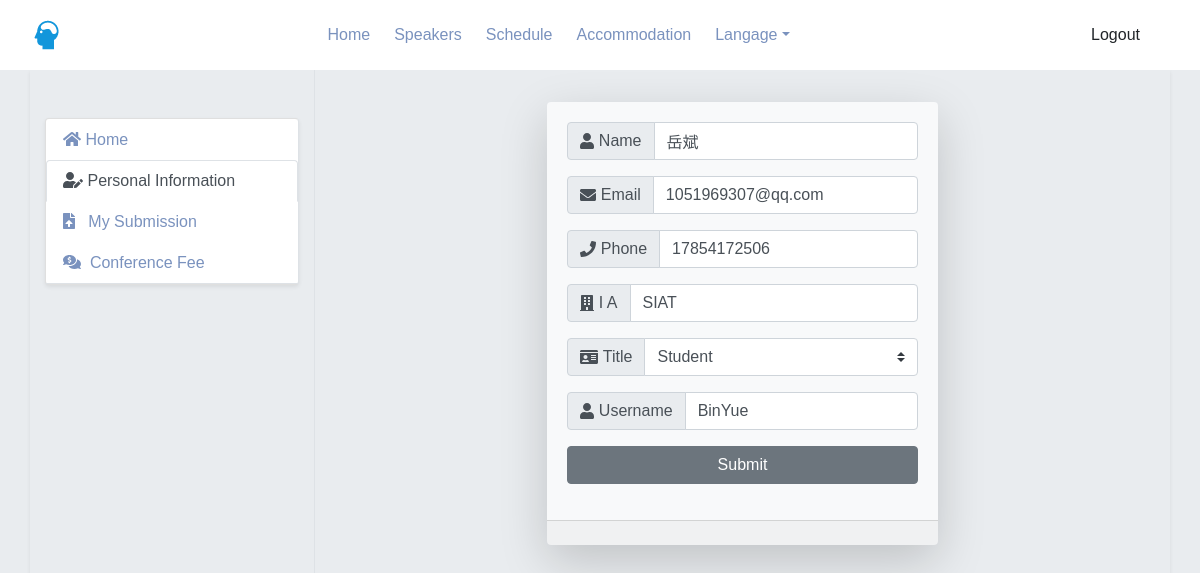
Page /my/info (signed in) on the earlier database version.
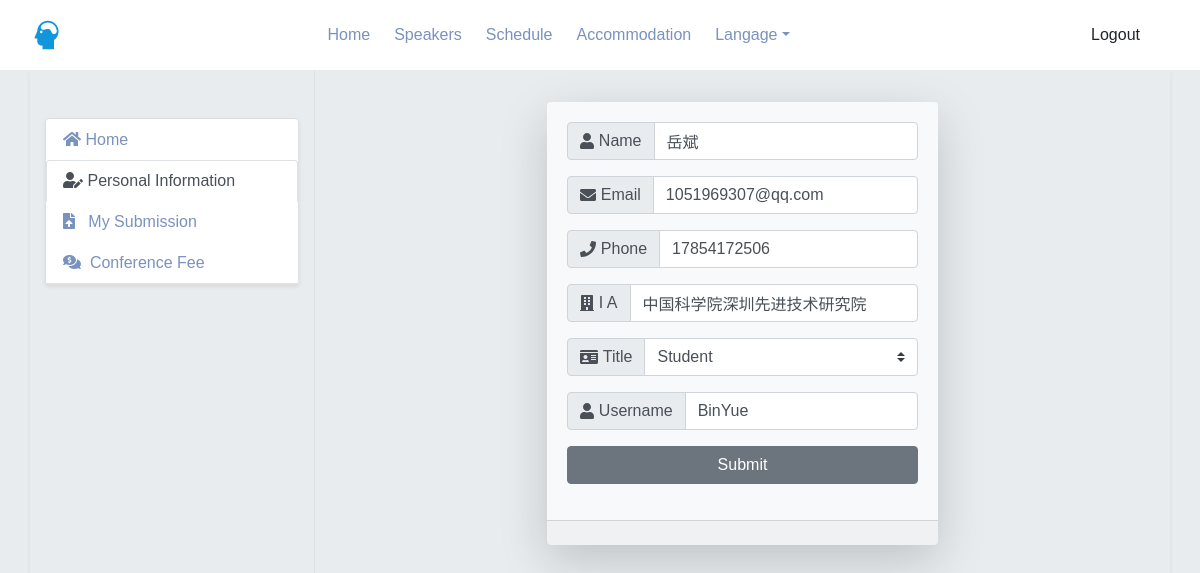
Same page on the later database version.
### tables this page shows
CREATE TABLE user (
    id INTEGER PRIMARY KEY AUTOINCREMENT,
    -- 用户名
    username TEXT NOT NULL,
    -- 密码
    password TEXT NOT NULL,
    -- 性别
    gender TEXT NOT NULL,
    -- 邮箱
    email TEXT NOT NULL,
    -- 手机号
    phone TEXT NOT NULL,
    -- 姓名
    name TEXT NOT NULL,
    -- 工作单位
    workplace TEXT NOT NULL,
    -- 职称
    title INTEGER NOT NULL,
    -- 邮寄地址(发票、邀请函)
    address TEXT NULL,
    -- 用户创建时间
    created TIMESTAMP NOT NULL DEFAULT CURRENT_TIMESTAMP,
    -- 是否需要看孩子
    requirement_baby_care BOOLEAN NOT NULL DEFAULT FALSE,
    -- 是否需要同声传译
    requirement_translate BOOLEAN NOT NULL DEFAULT FALSE,
    -- 是否缴费完成
    paid BOOLEAN NOT NULL DEFAULT FALSE,
    -- 是否提交摘要
    submit BOOLEAN NOT NULL DEFAULT FALSE,
    -- 备用1
    remark1 TEXT NULL,
    -- 备用2
    remark2 INTEGER NULL
);

### nature/manage.py (the view, shortened to what this page needs)
@bp.route('/info', methods=('GET', 'POST'))
@login_required
def person():
    user_id = session.get('user_id')
    return render_template('manage/person.html')

### nature/auth.py (called while the page is built)
@bp.before_app_request
def load_logged_in_user():
    user_id = session.get('user_id')
    if user_id is None:
        g.user = None
    else:
        g.user = get_db().execute(
            'SELECT * FROM user WHERE id = ?', (user_id,)
        ).fetchone()

def login_required(view):
    @functools.wraps(view)
    def wrapped_view(**kwargs):
        if g.user is None:
            return redirect(url_for('auth.login'))
        return view(**kwargs)
    return wrapped_view

### nature/db.py (called while the page is built)
def get_db():
    if 'db' not in g:
        g.db = sqlite3.connect(
            current_app.config['DATABASE'],
            detect_types=sqlite3.PARSE_DECLTYPES
        )
        g.db.row_factory = sqlite3.Row
    return g.db

### nature/manage.py (called while the page is built)
@bp.before_app_request
def load_logged_in_user():
    user_id = session.get('user_id')
    if user_id is None:
        g.user = None
    else:
        g.user = get_db().execute(
            'SELECT * FROM user WHERE id = ?', (user_id,)
        ).fetchone()

### nature/templates/manage/person.html (shortened to what the changed rows need)
{% extends 'base.html'%}
{% block content %}
<div class="container container-index w-100 h-100 shadow-sm">
  <div class="row">
    <div class="col-9 p-3">
      <div class="row justify-content-center mt-3 mb-3">
        <div class="card shadow-lg bg-light border-0">
          <div class="card-body">
          <form action="" method="post">
            <div class="form-group">
              <div class="input-group">
                <div class="input-group-prepend">
                  <span class="input-group-text"><i class="fas fa-user"></i>&nbsp;Name</span>
                </div>
                <input type="text" class="form-control" name="name" id="name" value="{{ g.user['name'] }}" required>
              </div>
            </div>
            <div class="form-group">
              <div class="input-group">
                <div class="input-group-prepend">
                  <span class="input-group-text"><i class="fas fa-envelope"></i>&nbsp;Email</span>
                </div>
                <input type="text" class="form-control" name="email" id="email" value="{{ g.user['email'] }}" required>
              </div>
            </div>
            <div class="form-group">
              <div class="input-group">
                <div class="input-group-prepend">
                  <span class="input-group-text"><i class="fas fa-phone"></i>&nbsp;Phone</span>
                </div>
                <input type="text" class="form-control" name="phone" id="phone" value="{{ g.user['phone'] }}" required>
              </div>
            </div>
            <div class="form-group">
              <div class="input-group">
                <div class="input-group-prepend">
                  <span class="input-group-text"><i class="fas fa-building"></i>&nbsp;I A</span>
                </div>
                <input type="text" class="form-control" name="workplace" id="workplace" value="{{ g.user['workplace'] }}" required>
              </div>
            </div>
            <div class="form-group">
              <div class="input-group">
                <div class="input-group-prepend">
                  <span class="input-group-text"><i class="fas fa-id-card"></i>&nbsp;Title</span>
                </div>
                <select class="custom-select form-control" name="title" id="title">
                  <option value="1" {% if g.user['title']==1 %} selected="selected" {% endif %}>Student</option>
                </select>
              </div>
            </div>
            <div class="form-group">
              <div class="input-group">
                <div class="input-group-prepend">
                  <span class="input-group-text"><i class="fas fa-user"></i>&nbsp;Username</span>
                </div>
                <input type="text" class="form-control" name="username" id="username" value="{{ g.user['username'] }}" required>
              </div>
            </div>
          </form>
          </div>
        </div>
    </div>
  </div>
</div>
{% endblock %}

Differences in the rows shown:
changed user "岳斌": workplace "SIAT" → "中国科学院深圳先进技术研究院"
